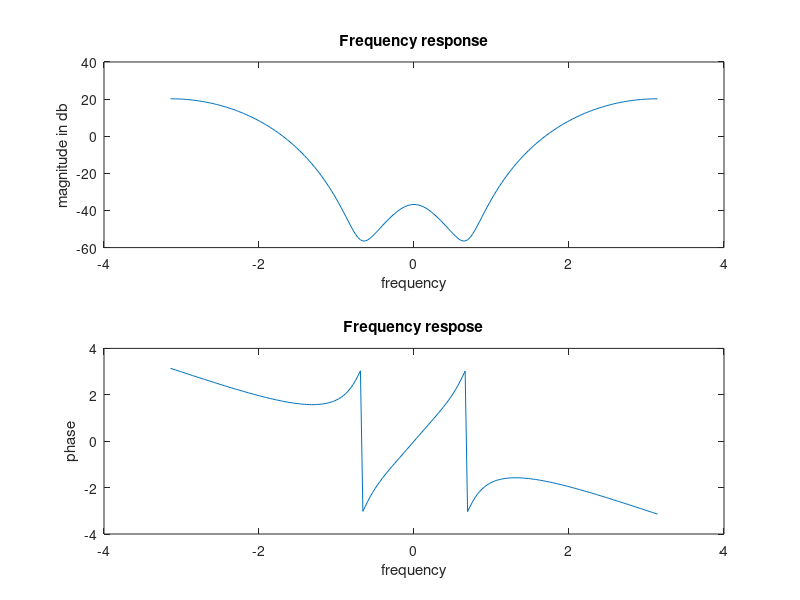
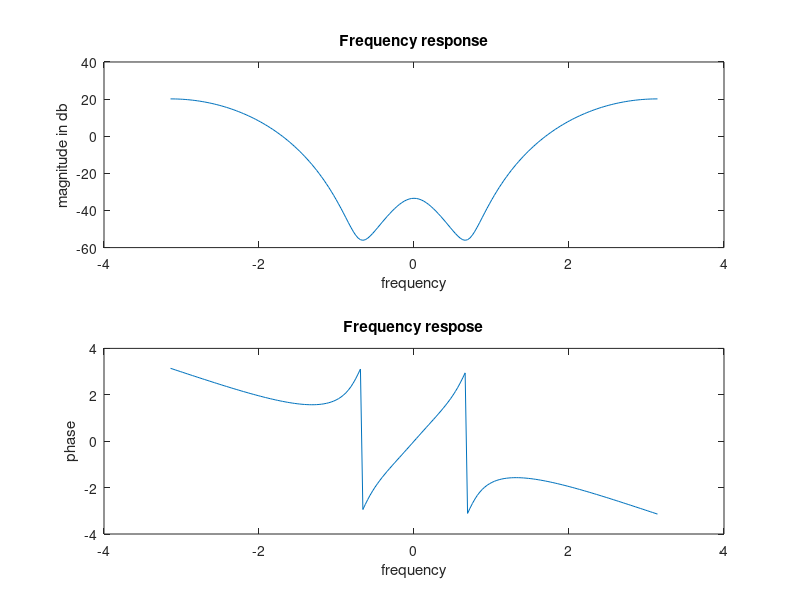
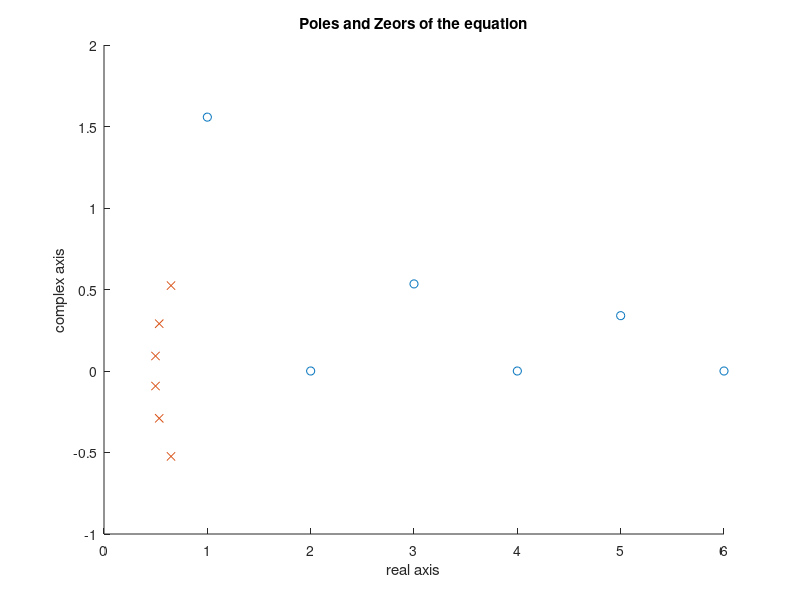
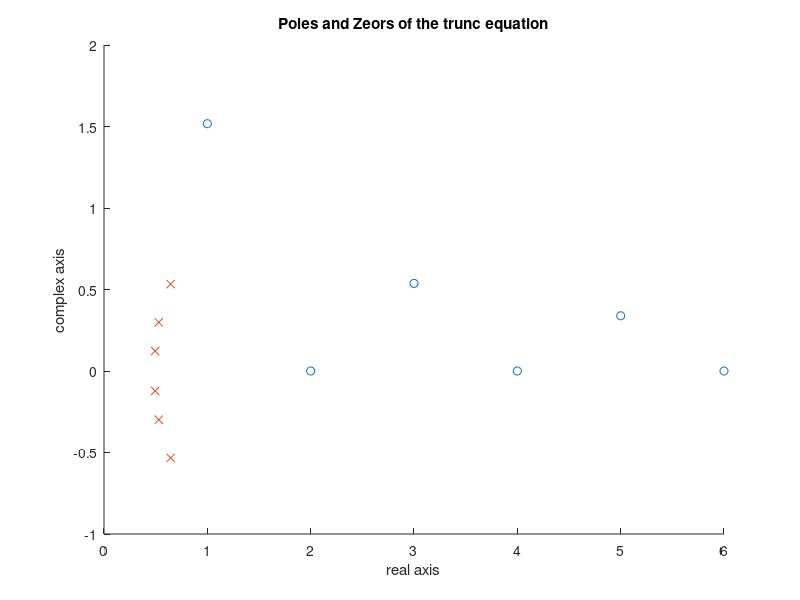

Write the MATLAB code that produced these figures, in order.
#!/bin/octave
pkg load signal;

s1b = [0.287 -0.447 0];
s1a = [1 -1.297 0.695];
s1 = [s1b s1a];
s2b = [-2.143 1.145 0];
s2a = [1 -1.069 0.370];
s2 = [s2b s2a];
s3b = [1.856 -0.630 0];
s3a = [1 -0.997 0.257];
s3 = [s3b s3a];
s = [s1; s2; s3];

strunc = ceil(s*100)/100;

figure()
[a, b] = sos2tf(s)
W = -pi:pi/100:pi;
[H,w] = freqz(b,a,W);
subplot(2,1,1);
mag = 20 * log(abs(H));
plot(w,mag);
xlabel("frequency");
ylabel("magnitude in db");
title("Frequency response");
subplot(2,1,2);
plot(w,angle(H));
xlabel("frequency");
ylabel("phase");
title("Frequency respose");
print -dpng "frespnsenon5.png" ;

figure()
[a, b] = sos2tf(strunc)
W = -pi:pi/100:pi;
[H,w] = freqz(b,a,W);
subplot(2,1,1);
mag = 20 * log(abs(H));
plot(w,mag);
xlabel("frequency");
ylabel("magnitude in db");
title("Frequency response");
subplot(2,1,2);
plot(w,angle(H));
xlabel("frequency");
ylabel("phase");
title("Frequency respose");
print -dpng "frespnsenontruc5.png" ;


[z, p, k] = sos2zp(s);

figure()
hold on;
plot(z,'o');
plot(p,'x');
title("Poles and Zeors of the equation");
xlabel("real axis");
ylabel("complex axis");
print -dpng "poleZeros5.png"

[z, p, k] = sos2zp(strunc);

figure()
hold on;
plot(z,'o');
plot(p,'x');
title("Poles and Zeors of the trunc equation");
xlabel("real axis");
ylabel("complex axis");
print -dpng "poleZerostrunc5.png"
